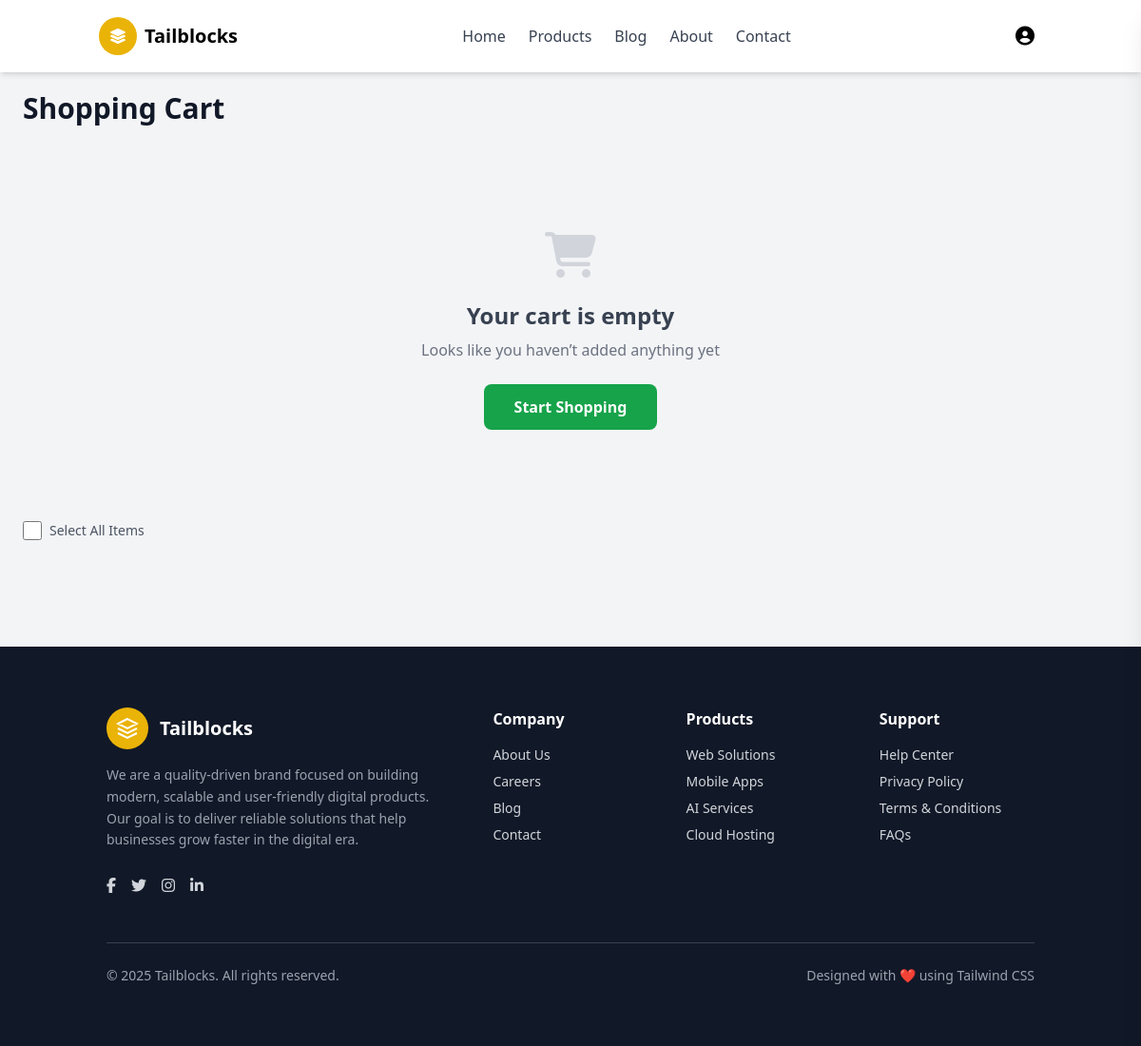
The page /cart/ (signed in) on the database as committed earlier.
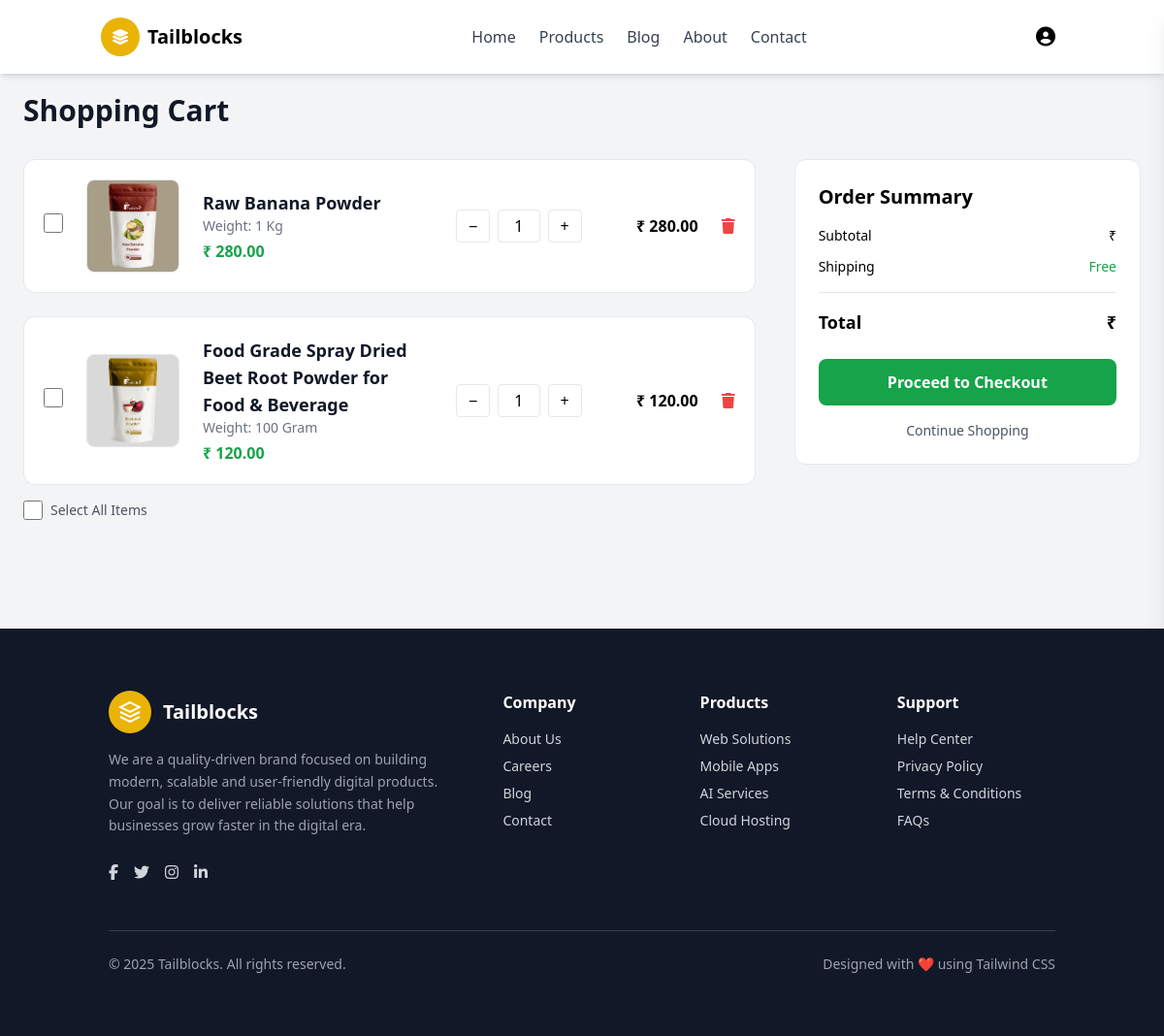
The same page on the database as committed later.
### apps/store/models.py (models this page shows, shortened)
class Cart(BaseModel):
    user = models.ForeignKey(
        User,
        on_delete=models.CASCADE,
        related_name="cart_items"
    )
    product = models.ForeignKey(Product, on_delete=models.CASCADE)
    qty = models.PositiveIntegerField(default=1)
    @property
    def total_price(self):
        return self.product.price * self.qty

class Product(BaseModel):
    name = models.CharField(max_length=255)
    category = models.ForeignKey(
        ProductCategory,
        on_delete=models.CASCADE,
        related_name="products"
    )
    price = models.DecimalField(max_digits=10, decimal_places=2)
    weight = models.CharField(max_length=50)
    content = models.TextField()
    additional_details = models.JSONField(blank=True, null=True)
    image_1 = models.ImageField(
        upload_to=product_image_path,
        default="products/default_product.jpg",
        blank=True,
        null=True
    )
    image_2 = models.ImageField(
        upload_to=product_image_path,
        blank=True,
        null=True
    )
    image_3 = models.ImageField(
        upload_to=product_image_path,
        blank=True,
        null=True
    )
    image_4 = models.ImageField(
        upload_to=product_image_path,
        blank=True,
        null=True
    )
    is_active = models.BooleanField(default=True)
    class Meta:
        ordering = ['-created_at']
    def primary_image(self):
        if self.image_1:
            return self.image_1.url
        return settings.MEDIA_URL + "products/default_product.jpg"

### apps/store/views.py (the view)
# urls.py: path("cart/", cart, name="cart"),
@login_required
def cart(request):
    user_id = request.session.get('user_id')
    if not user_id:
        return redirect("login")
    user_ = get_object_or_404(User, id=user_id)
    cart_items = Cart.objects.filter(user=user_)
    total_amount = sum(item.total_price for item in cart_items)
    return render(request, "store/cart.html", {
        "cart_items": cart_items,
        "total_amount": total_amount
    })

### apps/store/views.py (called while the page is built)
def login_required(view_func):
    @wraps(view_func)
    def wrapper(request, *args, **kwargs):
        if request.session.get('user_id'):
            return view_func(request, *args, **kwargs)
        messages.warning(request, "Please log in to continue.")
        return redirect('signin')
    return wrapper

### apps/store/templates/store/cart.html (shortened to what this page needs)
{% extends 'store/base.html' %}
{% load static %}
{% block body %}
<div class="max-w-7xl mx-auto px-6 py-24">
    <h1 class="text-3xl font-bold text-gray-900 mb-8">
        Shopping Cart
    </h1>
    {% if cart_items %}
    <div class="grid grid-cols-1 lg:grid-cols-3 gap-10">
        <div class="lg:col-span-2 space-y-6">
            {% for item in cart_items %}
            <div class="flex items-center gap-6 border rounded-xl p-5 bg-white">
                <div>
                    <input type="checkbox"
                        class="cart-checkbox w-5 h-5 text-green-600 border-gray-300 rounded cursor-pointer"
                        value="{{ item.id }}">
                </div>
                <img src="{{ item.product.primary_image }}" alt="{{ item.product.name }}"
                    class="w-24 h-24 object-contain rounded-lg border">
                <div class="flex-1">
                    <h3 class="text-lg font-semibold text-gray-900">
                        {{ item.product.name }}
                    </h3>
                    <p class="text-sm text-gray-500">
                        Weight: {{ item.product.weight }}
                    </p>
                    <p class="text-green-600 font-semibold mt-1">
                        ₹ {{ item.product.price }}
                    </p>
                </div>
                <div class="flex items-center gap-2">
                    <a href="{% url 'cart_decrease' item.id %}" class="px-3 py-1 border rounded hover:bg-gray-100">−</a>
                    <span class="px-4 py-1 border rounded">
                        {{ item.qty }}
                    </span>
                    <a href="{% url 'cart_increase' item.id %}" class="px-3 py-1 border rounded hover:bg-gray-100">+</a>
                </div>
                <div class="w-24 text-right font-semibold">
                    ₹ {{ item.total_price }}
                </div>
                <a href="{% url 'cart_remove' item.id %}" class="text-red-500 hover:text-red-700">
                    <i class="fa-solid fa-trash"></i>
                </a>
            </div>
            {% endfor %}
        </div>
        <div class="border rounded-xl p-6 bg-white h-fit">
            <h2 class="text-xl font-semibold mb-4">
                Order Summary
            </h2>
            <div class="flex justify-between text-sm mb-3">
                <span>Subtotal</span>
                <span>₹ {{ cart_total }}</span>
            </div>
            <div class="flex justify-between text-sm mb-3">
                <span>Shipping</span>
                <span class="text-green-600">Free</span>
            </div>
            <hr class="my-4">
            <div class="flex justify-between text-lg font-bold mb-6">
                <span>Total</span>
                <span>₹ {{ cart_total }}</span>
            </div>
            <a href=""
                class="block text-center bg-green-600 hover:bg-green-700 text-white font-semibold py-3 rounded-lg transition">
                Proceed to Checkout
            </a>
            <a href="{% url 'products' %}" class="block text-center mt-4 text-sm text-gray-600 hover:underline">
                Continue Shopping
            </a>
        </div>
    </div>
    {% else %}
    <div class="text-center py-20">
        <i class="fa-solid fa-cart-shopping text-5xl text-gray-300 mb-6"></i>
        <h2 class="text-2xl font-semibold text-gray-700 mb-2">
            Your cart is empty
        </h2>
        <p class="text-gray-500 mb-6">
            Looks like you haven’t added anything yet
        </p>
        <a href="{% url 'products' %}"
            class="inline-block bg-green-600 hover:bg-green-700 text-white px-8 py-3 rounded-lg font-semibold transition">
            Start Shopping
        </a>
    </div>
    {% endif %}
    <div class="flex items-center gap-2 my-4 ">
        <input type="checkbox" id="select-all" class="w-5 h-5 cursor-pointer">
        <span class="text-sm text-gray-600 font-medium">
            Select All Items
        </span>
    </div>
</div>
{% endblock %}

### apps/store/templates/store/base.html (shortened to what this page needs)
{% load static %}
<!DOCTYPE html>
<html lang="en">
<head>
    <script src="https://cdn.tailwindcss.com"></script>
    <link rel="stylesheet" href="https://cdnjs.cloudflare.com/ajax/libs/font-awesome/6.5.1/css/all.min.css">
</head>
<body class="bg-gray-100">
    <header class="bg-white shadow-md fixed w-full top-0 z-50">
        <div class="container mx-auto px-4 py-4 flex items-center justify-between">
            <a href="{% url 'index' %}" class="flex items-center gap-2">
                <div class="w-10 h-10 bg-yellow-500 text-white flex items-center justify-center rounded-full">
                    <i class="fas fa-layer-group"></i>
                </div>
                <span class="text-xl font-semibold">Tailblocks</span>
            </a>
            <nav class="hidden md:flex items-center gap-6 text-gray-700">
                <a href="{% url 'index' %}" class="hover:text-yellow-500">Home</a>
                <a href="{% url 'products' %}" class="hover:text-yellow-500">Products</a>
                <a href="{% url 'blogs' %}" class="hover:text-yellow-500">Blog</a>
                <a href="{% url 'about' %}" class="hover:text-yellow-500">About</a>
                <a href="{% url 'contact' %}" class="hover:text-yellow-500">Contact</a>
            </nav>
             {% if request.session.user_id %}
            <div class="hidden md:flex items-center gap-4">
                <a href="{% url 'profile' %}" class="relative group">
                    <button class="flex items-center gap-2  py-2 rounded">
                        <i class="fas fa-user-circle text-xl" ></i>
                    </button>
                </a>
                {% endif %}
            </div>
        </div>
    </header>
    <div class="">
        {% block body %}
        {% endblock %}
    </div>
    <footer class="bg-gray-900 text-gray-300">
        <div class="container mx-auto px-6 py-16">
            <div class="grid grid-cols-1 md:grid-cols-5 gap-10">
                <div class="md:col-span-2">
                    <div class="flex items-center gap-3">
                        <div class="w-11 h-11 bg-yellow-500 text-white flex items-center justify-center rounded-full">
                            <svg xmlns="http://www.w3.org/2000/svg" fill="none" stroke="currentColor" stroke-width="2"
                                class="w-6 h-6" viewBox="0 0 24 24">
                                <path d="M12 2L2 7l10 5 10-5-10-5zM2 17l10 5 10-5M2 12l10 5 10-5"></path>
                            </svg>
                        </div>
                        <span class="text-xl font-semibold text-white">Tailblocks</span>
                    </div>
                    <p class="mt-4 text-sm leading-relaxed text-gray-400">
                        We are a quality-driven brand focused on building modern, scalable and
                        user-friendly digital products. Our goal is to deliver reliable solutions
                        that help businesses grow faster in the digital era.
                    </p>
                    <div class="flex gap-4 mt-6">
                        <a class="hover:text-yellow-500 transition"><i class="fab fa-facebook-f"></i></a>
                        <a class="hover:text-yellow-500 transition"><i class="fab fa-twitter"></i></a>
                        <a class="hover:text-yellow-500 transition"><i class="fab fa-instagram"></i></a>
                        <a class="hover:text-yellow-500 transition"><i class="fab fa-linkedin-in"></i></a>
                    </div>
                </div>
                <div>
                    <h3 class="text-white font-semibold mb-4">Company</h3>
                    <ul class="space-y-2 text-sm">
                        <li><a href="#" class="hover:text-yellow-500">About Us</a></li>
                        <li><a href="#" class="hover:text-yellow-500">Careers</a></li>
                        <li><a href="#" class="hover:text-yellow-500">Blog</a></li>
                        <li><a href="#" class="hover:text-yellow-500">Contact</a></li>
                    </ul>
                </div>
                <div>
                    <h3 class="text-white font-semibold mb-4">Products</h3>
                    <ul class="space-y-2 text-sm">
                        <li><a href="#" class="hover:text-yellow-500">Web Solutions</a></li>
                        <li><a href="#" class="hover:text-yellow-500">Mobile Apps</a></li>
                        <li><a href="#" class="hover:text-yellow-500">AI Services</a></li>
                        <li><a href="#" class="hover:text-yellow-500">Cloud Hosting</a></li>
                    </ul>
                </div>
                <div>
                    <h3 class="text-white font-semibold mb-4">Support</h3>
                    <ul class="space-y-2 text-sm">
                        <li><a href="#" class="hover:text-yellow-500">Help Center</a></li>
                        <li><a href="#" class="hover:text-yellow-500">Privacy Policy</a></li>
                        <li><a href="#" class="hover:text-yellow-500">Terms & Conditions</a></li>
                        <li><a href="#" class="hover:text-yellow-500">FAQs</a></li>
                    </ul>
                </div>
            </div>
            <div
                class="border-t border-gray-700 mt-12 pt-6 flex flex-col md:flex-row items-center justify-between text-sm">
                <p class="text-gray-400">
                    © 2025 Tailblocks. All rights reserved.
                </p>
                <p class="mt-2 md:mt-0 text-gray-400">
                    Designed with ❤️ using Tailwind CSS
                </p>
            </div>
        </div>
    </footer>
</body>
</html>

Rows that differ between the two databases and show on the page:
added Cart: product.primary_image (picture), product.name "Raw Banana Powder", product.weight "1 Kg", product.price "280.00", qty "1", total_price "280.00"
added Cart: product.primary_image (picture), product.name "Food Grade Spray Dried Beet Root Powder for Food & Beverage", product.weight "100 Gram", product.price "120.00", qty "1", total_price "120.00"
Other text that changed with them:
text no longer shown: "Your cart is empty Looks like you haven’t added anything yet Start Shopping"
text now shown: "Order Summary Subtotal ₹ Shipping Free Total ₹ Proceed to Checkout Continue Shopping"
